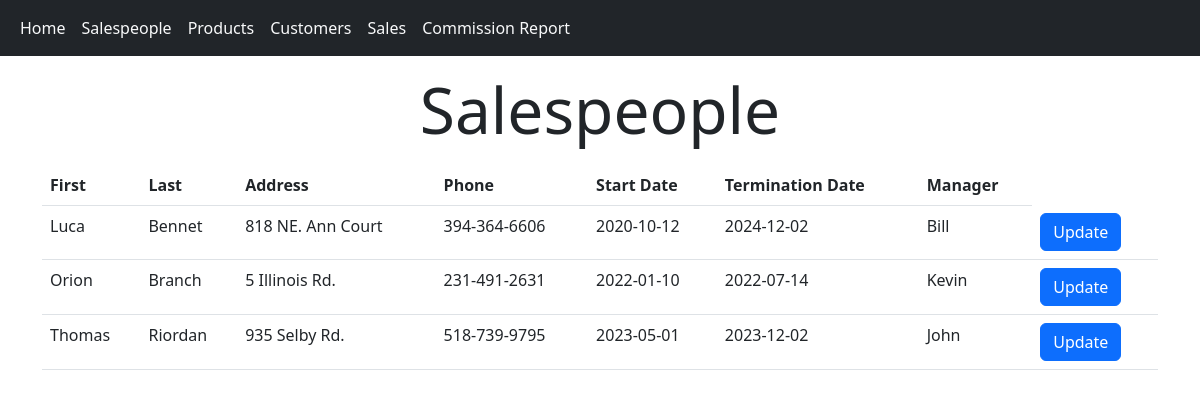
The app's page /salespeople with its own data.
### bespoked_bikes_sales/models.py (models this page shows)
class Salesperson(db.Model):
    id: Mapped[int] = mapped_column(primary_key=True)
    first_name: Mapped[str] = mapped_column(String(20))
    last_name: Mapped[str] = mapped_column(String(20))
    address: Mapped[str] = mapped_column(String(50))
    phone: Mapped[str] = mapped_column(String(10))
    start_date: Mapped[date] = mapped_column()
    termination_date: Mapped[date] = mapped_column()
    manager: Mapped[str] = mapped_column(String(40))
    sales: Mapped[List["Sale"]] = relationship(back_populates="salesperson")

### bespoked_bikes_sales/routes.py (the view)
@app.route("/salespeople")
def salespeople():
    people = db.session.execute(db.select(Salesperson).order_by(Salesperson.last_name)).scalars()
    return render_template("salespeople.jinja", salespeople=people)

### bespoked_bikes_sales/templates/salespeople.jinja (shortened to what this page needs)
{% extends "base.jinja" %}
{% block body %}
<div class="container">
	<h1 class="display-3 mt-3 mb-3 text-center">Salespeople</h1>
	<table class="table">
		<thead>
			<tr>
				<th scope="col">First</th>
				<th scope="col">Last</th>
				<th scope="col">Address</th>
				<th scope="col">Phone</th>
				<th scope="col">Start Date</th>
				<th scope="col">Termination Date</th>
				<th scope="col">Manager</th>
			</tr>
		</thead>
		<tbody>
			{% for salesperson in salespeople %}
			<tr>
				<td>{{ salesperson.first_name }}</td>
				<td>{{ salesperson.last_name }}</td>
				<td>{{ salesperson.address }}</td>
				<td>{{ salesperson.phone }}</td>
				<td>{{ salesperson.start_date }}</td>
				<td>{{ salesperson.termination_date }}</td>
				<td>{{ salesperson.manager }}</td>
				<td>
					<a href="/salespeople/{{ salesperson.id }}" class="btn btn-primary">Update</a>
				</td>
			</tr>
			{% endfor %}
		</tbody>
	</table>
</div>
{% endblock body %}

### records on screen
Salesperson: first_name "Luca", last_name "Bennet", address "818 NE. Ann Court", phone "394-364-6606", start_date "2020-10-12", termination_date "2024-12-02", manager "Bill"
Salesperson: first_name "Orion", last_name "Branch", address "5 Illinois Rd.", phone "231-491-2631", start_date "2022-01-10", termination_date "2022-07-14", manager "Kevin"
Salesperson: first_name "Thomas", last_name "Riordan", address "935 Selby Rd.", phone "518-739-9795", start_date "2023-05-01", termination_date "2023-12-02", manager "John"
